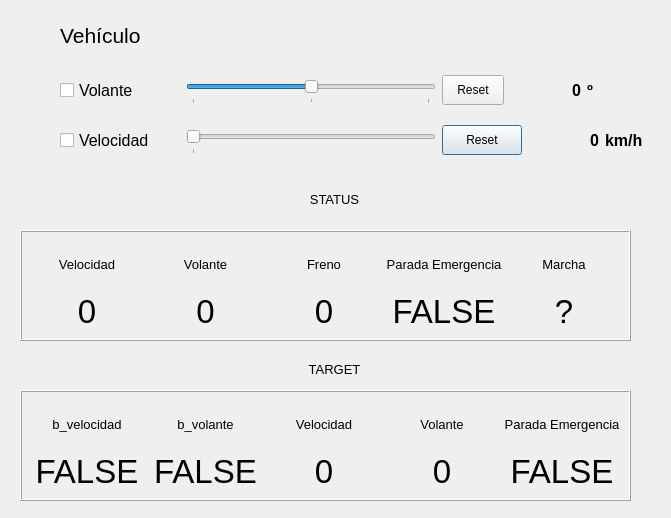
<?xml version="1.0" encoding="UTF-8"?>
<ui version="4.0">
 <class>MainWindow</class>
 <widget class="QDialog" name="MainWindow">
  <property name="geometry">
   <rect>
    <x>0</x>
    <y>0</y>
    <width>671</width>
    <height>518</height>
   </rect>
  </property>
  <property name="windowTitle">
   <string>NEVA Interface</string>
  </property>
  <widget class="QLabel" name="id">
   <property name="geometry">
    <rect>
     <x>60</x>
     <y>20</y>
     <width>221</width>
     <height>31</height>
    </rect>
   </property>
   <property name="font">
    <font>
     <pointsize>16</pointsize>
     <weight>50</weight>
     <bold>false</bold>
    </font>
   </property>
   <property name="text">
    <string>Vehículo</string>
   </property>
   <property name="alignment">
    <set>Qt::AlignLeading|Qt::AlignLeft|Qt::AlignVCenter</set>
   </property>
  </widget>
  <widget class="QWidget" name="layoutWidget">
   <property name="geometry">
    <rect>
     <x>60</x>
     <y>120</y>
     <width>561</width>
     <height>43</height>
    </rect>
   </property>
   <layout class="QHBoxLayout" name="layout_throttle">
    <property name="sizeConstraint">
     <enum>QLayout::SetFixedSize</enum>
    </property>
    <item>
     <widget class="QCheckBox" name="b_velocidad">
      <property name="sizePolicy">
       <sizepolicy hsizetype="Minimum" vsizetype="Expanding">
        <horstretch>0</horstretch>
        <verstretch>0</verstretch>
       </sizepolicy>
      </property>
      <property name="minimumSize">
       <size>
        <width>120</width>
        <height>41</height>
       </size>
      </property>
      <property name="maximumSize">
       <size>
        <width>120</width>
        <height>41</height>
       </size>
      </property>
      <property name="font">
       <font>
        <pointsize>12</pointsize>
       </font>
      </property>
      <property name="text">
       <string>Velocidad</string>
      </property>
      <property name="checked">
       <bool>false</bool>
      </property>
      <property name="tristate">
       <bool>false</bool>
      </property>
     </widget>
    </item>
    <item>
     <widget class="QSlider" name="LongitudinalSlider">
      <property name="sizePolicy">
       <sizepolicy hsizetype="Fixed" vsizetype="Fixed">
        <horstretch>0</horstretch>
        <verstretch>0</verstretch>
       </sizepolicy>
      </property>
      <property name="minimumSize">
       <size>
        <width>250</width>
        <height>27</height>
       </size>
      </property>
      <property name="maximumSize">
       <size>
        <width>250</width>
        <height>27</height>
       </size>
      </property>
      <property name="minimum">
       <number>0</number>
      </property>
      <property name="maximum">
       <number>30</number>
      </property>
      <property name="orientation">
       <enum>Qt::Horizontal</enum>
      </property>
      <property name="tickPosition">
       <enum>QSlider::TicksBelow</enum>
      </property>
      <property name="tickInterval">
       <number>100</number>
      </property>
     </widget>
    </item>
    <item>
     <widget class="QPushButton" name="reset_longitudinal">
      <property name="minimumSize">
       <size>
        <width>41</width>
        <height>30</height>
       </size>
      </property>
      <property name="maximumSize">
       <size>
        <width>16777215</width>
        <height>16777215</height>
       </size>
      </property>
      <property name="text">
       <string>Reset</string>
      </property>
     </widget>
    </item>
    <item>
     <widget class="QLabel" name="velocidad_real">
      <property name="sizePolicy">
       <sizepolicy hsizetype="Fixed" vsizetype="Fixed">
        <horstretch>0</horstretch>
        <verstretch>0</verstretch>
       </sizepolicy>
      </property>
      <property name="minimumSize">
       <size>
        <width>71</width>
        <height>41</height>
       </size>
      </property>
      <property name="font">
       <font>
        <pointsize>12</pointsize>
        <weight>75</weight>
        <bold>true</bold>
       </font>
      </property>
      <property name="text">
       <string>0</string>
      </property>
      <property name="alignment">
       <set>Qt::AlignRight|Qt::AlignTrailing|Qt::AlignVCenter</set>
      </property>
     </widget>
    </item>
    <item>
     <widget class="QLabel" name="label_volante_3">
      <property name="minimumSize">
       <size>
        <width>21</width>
        <height>41</height>
       </size>
      </property>
      <property name="font">
       <font>
        <pointsize>12</pointsize>
        <weight>75</weight>
        <bold>true</bold>
       </font>
      </property>
      <property name="text">
       <string>km/h</string>
      </property>
      <property name="alignment">
       <set>Qt::AlignLeading|Qt::AlignLeft|Qt::AlignVCenter</set>
      </property>
     </widget>
    </item>
   </layout>
  </widget>
  <widget class="QWidget" name="layoutWidget">
   <property name="geometry">
    <rect>
     <x>60</x>
     <y>70</y>
     <width>585</width>
     <height>43</height>
    </rect>
   </property>
   <layout class="QHBoxLayout" name="layout_steering">
    <property name="sizeConstraint">
     <enum>QLayout::SetFixedSize</enum>
    </property>
    <item>
     <widget class="QCheckBox" name="b_volante">
      <property name="sizePolicy">
       <sizepolicy hsizetype="Minimum" vsizetype="Expanding">
        <horstretch>0</horstretch>
        <verstretch>0</verstretch>
       </sizepolicy>
      </property>
      <property name="minimumSize">
       <size>
        <width>120</width>
        <height>41</height>
       </size>
      </property>
      <property name="maximumSize">
       <size>
        <width>120</width>
        <height>41</height>
       </size>
      </property>
      <property name="font">
       <font>
        <pointsize>12</pointsize>
       </font>
      </property>
      <property name="text">
       <string>Volante</string>
      </property>
      <property name="checked">
       <bool>false</bool>
      </property>
      <property name="tristate">
       <bool>false</bool>
      </property>
     </widget>
    </item>
    <item>
     <widget class="QSlider" name="LateralSlider">
      <property name="minimumSize">
       <size>
        <width>250</width>
        <height>27</height>
       </size>
      </property>
      <property name="maximumSize">
       <size>
        <width>250</width>
        <height>27</height>
       </size>
      </property>
      <property name="minimum">
       <number>-100</number>
      </property>
      <property name="maximum">
       <number>100</number>
      </property>
      <property name="orientation">
       <enum>Qt::Horizontal</enum>
      </property>
      <property name="tickPosition">
       <enum>QSlider::TicksBelow</enum>
      </property>
      <property name="tickInterval">
       <number>100</number>
      </property>
     </widget>
    </item>
    <item>
     <widget class="QPushButton" name="reset_lateral">
      <property name="minimumSize">
       <size>
        <width>62</width>
        <height>30</height>
       </size>
      </property>
      <property name="maximumSize">
       <size>
        <width>62</width>
        <height>30</height>
       </size>
      </property>
      <property name="text">
       <string>Reset</string>
      </property>
     </widget>
    </item>
    <item>
     <widget class="QLabel" name="direccion_real">
      <property name="sizePolicy">
       <sizepolicy hsizetype="Fixed" vsizetype="Fixed">
        <horstretch>0</horstretch>
        <verstretch>0</verstretch>
       </sizepolicy>
      </property>
      <property name="minimumSize">
       <size>
        <width>71</width>
        <height>41</height>
       </size>
      </property>
      <property name="font">
       <font>
        <pointsize>12</pointsize>
        <weight>75</weight>
        <bold>true</bold>
       </font>
      </property>
      <property name="text">
       <string>0</string>
      </property>
      <property name="alignment">
       <set>Qt::AlignRight|Qt::AlignTrailing|Qt::AlignVCenter</set>
      </property>
     </widget>
    </item>
    <item>
     <widget class="QLabel" name="label_volante_2">
      <property name="minimumSize">
       <size>
        <width>21</width>
        <height>41</height>
       </size>
      </property>
      <property name="font">
       <font>
        <pointsize>12</pointsize>
        <weight>75</weight>
        <bold>true</bold>
       </font>
      </property>
      <property name="text">
       <string>º</string>
      </property>
      <property name="alignment">
       <set>Qt::AlignLeading|Qt::AlignLeft|Qt::AlignVCenter</set>
      </property>
     </widget>
    </item>
   </layout>
  </widget>
  <widget class="QFrame" name="frame">
   <property name="geometry">
    <rect>
     <x>20</x>
     <y>230</y>
     <width>611</width>
     <height>111</height>
    </rect>
   </property>
   <property name="frameShape">
    <enum>QFrame::Box</enum>
   </property>
   <property name="frameShadow">
    <enum>QFrame::Raised</enum>
   </property>
   <layout class="QGridLayout" name="gridLayout_2" rowstretch="1,0" columnstretch="0,0,0,0,0,0">
    <item row="1" column="3">
     <widget class="QLabel" name="freno_real">
      <property name="font">
       <font>
        <pointsize>25</pointsize>
       </font>
      </property>
      <property name="frameShape">
       <enum>QFrame::NoFrame</enum>
      </property>
      <property name="text">
       <string>0</string>
      </property>
      <property name="alignment">
       <set>Qt::AlignCenter</set>
      </property>
     </widget>
    </item>
    <item row="0" column="3">
     <widget class="QLabel" name="label_15">
      <property name="font">
       <font>
        <pointsize>10</pointsize>
       </font>
      </property>
      <property name="text">
       <string>Freno</string>
      </property>
      <property name="alignment">
       <set>Qt::AlignCenter</set>
      </property>
     </widget>
    </item>
    <item row="1" column="4">
     <widget class="QLabel" name="parada_real">
      <property name="font">
       <font>
        <pointsize>25</pointsize>
       </font>
      </property>
      <property name="frameShape">
       <enum>QFrame::NoFrame</enum>
      </property>
      <property name="text">
       <string>FALSE</string>
      </property>
      <property name="alignment">
       <set>Qt::AlignCenter</set>
      </property>
     </widget>
    </item>
    <item row="0" column="5">
     <widget class="QLabel" name="label_16">
      <property name="font">
       <font>
        <pointsize>10</pointsize>
       </font>
      </property>
      <property name="text">
       <string>Marcha</string>
      </property>
      <property name="alignment">
       <set>Qt::AlignCenter</set>
      </property>
     </widget>
    </item>
    <item row="0" column="2">
     <widget class="QLabel" name="label_6">
      <property name="font">
       <font>
        <pointsize>10</pointsize>
       </font>
      </property>
      <property name="text">
       <string>Volante</string>
      </property>
      <property name="alignment">
       <set>Qt::AlignCenter</set>
      </property>
     </widget>
    </item>
    <item row="1" column="1">
     <widget class="QLabel" name="velocidad_real_2">
      <property name="palette">
       <palette>
        <active>
         <colorrole role="WindowText">
          <brush brushstyle="SolidPattern">
           <color alpha="255">
            <red>0</red>
            <green>0</green>
            <blue>0</blue>
           </color>
          </brush>
         </colorrole>
         <colorrole role="Text">
          <brush brushstyle="SolidPattern">
           <color alpha="255">
            <red>0</red>
            <green>0</green>
            <blue>0</blue>
           </color>
          </brush>
         </colorrole>
        </active>
        <inactive>
         <colorrole role="WindowText">
          <brush brushstyle="SolidPattern">
           <color alpha="255">
            <red>0</red>
            <green>0</green>
            <blue>0</blue>
           </color>
          </brush>
         </colorrole>
         <colorrole role="Text">
          <brush brushstyle="SolidPattern">
           <color alpha="255">
            <red>0</red>
            <green>0</green>
            <blue>0</blue>
           </color>
          </brush>
         </colorrole>
        </inactive>
        <disabled>
         <colorrole role="WindowText">
          <brush brushstyle="SolidPattern">
           <color alpha="255">
            <red>190</red>
            <green>190</green>
            <blue>190</blue>
           </color>
          </brush>
         </colorrole>
         <colorrole role="Text">
          <brush brushstyle="SolidPattern">
           <color alpha="255">
            <red>190</red>
            <green>190</green>
            <blue>190</blue>
           </color>
          </brush>
         </colorrole>
        </disabled>
       </palette>
      </property>
      <property name="font">
       <font>
        <pointsize>25</pointsize>
       </font>
      </property>
      <property name="frameShape">
       <enum>QFrame::NoFrame</enum>
      </property>
      <property name="text">
       <string>0</string>
      </property>
      <property name="alignment">
       <set>Qt::AlignCenter</set>
      </property>
     </widget>
    </item>
    <item row="1" column="2">
     <widget class="QLabel" name="direccion_real_2">
      <property name="font">
       <font>
        <pointsize>25</pointsize>
       </font>
      </property>
      <property name="frameShape">
       <enum>QFrame::NoFrame</enum>
      </property>
      <property name="text">
       <string>0</string>
      </property>
      <property name="alignment">
       <set>Qt::AlignCenter</set>
      </property>
     </widget>
    </item>
    <item row="1" column="5">
     <widget class="QLabel" name="marcha_real">
      <property name="font">
       <font>
        <pointsize>25</pointsize>
       </font>
      </property>
      <property name="frameShape">
       <enum>QFrame::NoFrame</enum>
      </property>
      <property name="text">
       <string>?</string>
      </property>
      <property name="alignment">
       <set>Qt::AlignCenter</set>
      </property>
     </widget>
    </item>
    <item row="0" column="1">
     <widget class="QLabel" name="label_3">
      <property name="font">
       <font>
        <pointsize>10</pointsize>
       </font>
      </property>
      <property name="text">
       <string>Velocidad</string>
      </property>
      <property name="alignment">
       <set>Qt::AlignCenter</set>
      </property>
     </widget>
    </item>
    <item row="0" column="4">
     <widget class="QLabel" name="label_17">
      <property name="font">
       <font>
        <pointsize>10</pointsize>
       </font>
      </property>
      <property name="text">
       <string>Parada Emergencia</string>
      </property>
      <property name="alignment">
       <set>Qt::AlignCenter</set>
      </property>
     </widget>
    </item>
   </layout>
  </widget>
  <widget class="QFrame" name="frame_2">
   <property name="geometry">
    <rect>
     <x>20</x>
     <y>390</y>
     <width>611</width>
     <height>111</height>
    </rect>
   </property>
   <property name="frameShape">
    <enum>QFrame::Box</enum>
   </property>
   <property name="frameShadow">
    <enum>QFrame::Raised</enum>
   </property>
   <layout class="QGridLayout" name="gridLayout_3" rowstretch="1,0" columnstretch="0,0,0,0,0,0">
    <item row="0" column="2">
     <widget class="QLabel" name="label_20">
      <property name="font">
       <font>
        <pointsize>10</pointsize>
       </font>
      </property>
      <property name="text">
       <string>b_volante</string>
      </property>
      <property name="alignment">
       <set>Qt::AlignCenter</set>
      </property>
     </widget>
    </item>
    <item row="1" column="2">
     <widget class="QLabel" name="b_volante_target">
      <property name="font">
       <font>
        <pointsize>25</pointsize>
       </font>
      </property>
      <property name="frameShape">
       <enum>QFrame::NoFrame</enum>
      </property>
      <property name="text">
       <string>FALSE</string>
      </property>
      <property name="alignment">
       <set>Qt::AlignCenter</set>
      </property>
     </widget>
    </item>
    <item row="0" column="5">
     <widget class="QLabel" name="label_18">
      <property name="font">
       <font>
        <pointsize>10</pointsize>
       </font>
      </property>
      <property name="text">
       <string>Parada Emergencia</string>
      </property>
      <property name="alignment">
       <set>Qt::AlignCenter</set>
      </property>
     </widget>
    </item>
    <item row="1" column="4">
     <widget class="QLabel" name="volante_target">
      <property name="font">
       <font>
        <pointsize>25</pointsize>
       </font>
      </property>
      <property name="frameShape">
       <enum>QFrame::NoFrame</enum>
      </property>
      <property name="text">
       <string>0</string>
      </property>
      <property name="alignment">
       <set>Qt::AlignCenter</set>
      </property>
     </widget>
    </item>
    <item row="0" column="4">
     <widget class="QLabel" name="label_8">
      <property name="font">
       <font>
        <pointsize>10</pointsize>
       </font>
      </property>
      <property name="text">
       <string>Volante</string>
      </property>
      <property name="alignment">
       <set>Qt::AlignCenter</set>
      </property>
     </widget>
    </item>
    <item row="1" column="3">
     <widget class="QLabel" name="velocidad_target">
      <property name="palette">
       <palette>
        <active>
         <colorrole role="WindowText">
          <brush brushstyle="SolidPattern">
           <color alpha="255">
            <red>0</red>
            <green>0</green>
            <blue>0</blue>
           </color>
          </brush>
         </colorrole>
         <colorrole role="Text">
          <brush brushstyle="SolidPattern">
           <color alpha="255">
            <red>0</red>
            <green>0</green>
            <blue>0</blue>
           </color>
          </brush>
         </colorrole>
        </active>
        <inactive>
         <colorrole role="WindowText">
          <brush brushstyle="SolidPattern">
           <color alpha="255">
            <red>0</red>
            <green>0</green>
            <blue>0</blue>
           </color>
          </brush>
         </colorrole>
         <colorrole role="Text">
          <brush brushstyle="SolidPattern">
           <color alpha="255">
            <red>0</red>
            <green>0</green>
            <blue>0</blue>
           </color>
          </brush>
         </colorrole>
        </inactive>
        <disabled>
         <colorrole role="WindowText">
          <brush brushstyle="SolidPattern">
           <color alpha="255">
            <red>190</red>
            <green>190</green>
            <blue>190</blue>
           </color>
          </brush>
         </colorrole>
         <colorrole role="Text">
          <brush brushstyle="SolidPattern">
           <color alpha="255">
            <red>190</red>
            <green>190</green>
            <blue>190</blue>
           </color>
          </brush>
         </colorrole>
        </disabled>
       </palette>
      </property>
      <property name="font">
       <font>
        <pointsize>25</pointsize>
       </font>
      </property>
      <property name="frameShape">
       <enum>QFrame::NoFrame</enum>
      </property>
      <property name="text">
       <string>0</string>
      </property>
      <property name="alignment">
       <set>Qt::AlignCenter</set>
      </property>
     </widget>
    </item>
    <item row="1" column="5">
     <widget class="QLabel" name="parada_target">
      <property name="font">
       <font>
        <pointsize>25</pointsize>
       </font>
      </property>
      <property name="frameShape">
       <enum>QFrame::NoFrame</enum>
      </property>
      <property name="text">
       <string>FALSE</string>
      </property>
      <property name="alignment">
       <set>Qt::AlignCenter</set>
      </property>
     </widget>
    </item>
    <item row="0" column="0">
     <widget class="QLabel" name="label_19">
      <property name="font">
       <font>
        <pointsize>10</pointsize>
       </font>
      </property>
      <property name="text">
       <string>b_velocidad</string>
      </property>
      <property name="alignment">
       <set>Qt::AlignCenter</set>
      </property>
     </widget>
    </item>
    <item row="1" column="0">
     <widget class="QLabel" name="b_velocidad_target">
      <property name="font">
       <font>
        <pointsize>25</pointsize>
       </font>
      </property>
      <property name="frameShape">
       <enum>QFrame::NoFrame</enum>
      </property>
      <property name="text">
       <string>FALSE</string>
      </property>
      <property name="alignment">
       <set>Qt::AlignCenter</set>
      </property>
     </widget>
    </item>
    <item row="0" column="3">
     <widget class="QLabel" name="label_4">
      <property name="font">
       <font>
        <pointsize>10</pointsize>
       </font>
      </property>
      <property name="text">
       <string>Velocidad</string>
      </property>
      <property name="alignment">
       <set>Qt::AlignCenter</set>
      </property>
     </widget>
    </item>
   </layout>
  </widget>
  <widget class="QLabel" name="label_9">
   <property name="geometry">
    <rect>
     <x>290</x>
     <y>180</y>
     <width>89</width>
     <height>38</height>
    </rect>
   </property>
   <property name="font">
    <font>
     <pointsize>10</pointsize>
    </font>
   </property>
   <property name="text">
    <string>STATUS</string>
   </property>
   <property name="alignment">
    <set>Qt::AlignCenter</set>
   </property>
  </widget>
  <widget class="QLabel" name="label_10">
   <property name="geometry">
    <rect>
     <x>290</x>
     <y>350</y>
     <width>89</width>
     <height>38</height>
    </rect>
   </property>
   <property name="font">
    <font>
     <pointsize>10</pointsize>
    </font>
   </property>
   <property name="text">
    <string>TARGET</string>
   </property>
   <property name="alignment">
    <set>Qt::AlignCenter</set>
   </property>
  </widget>
 </widget>
 <resources/>
 <connections/>
</ui>
